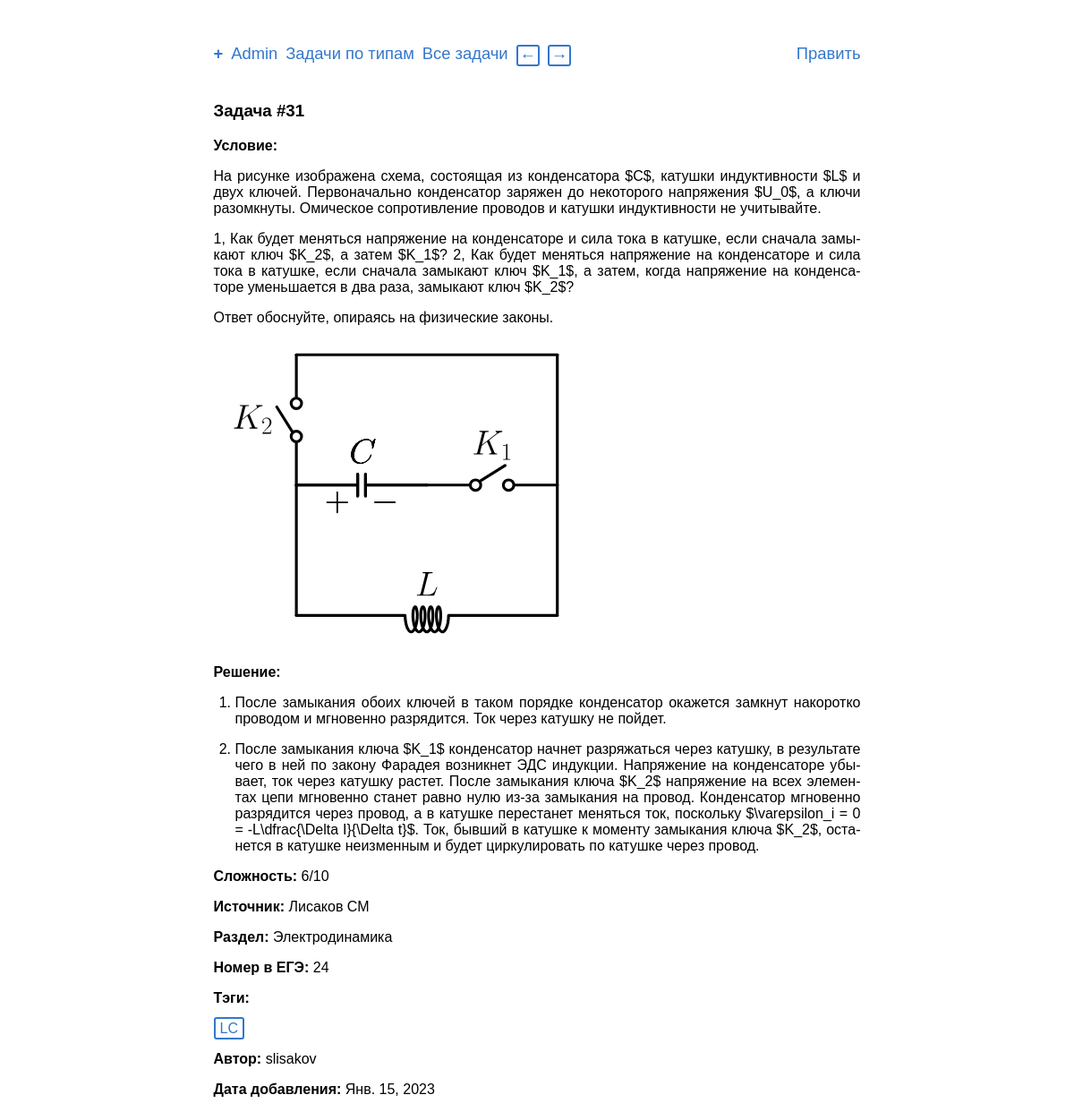
/problems/31/, run on an earlier commit of the app's database.
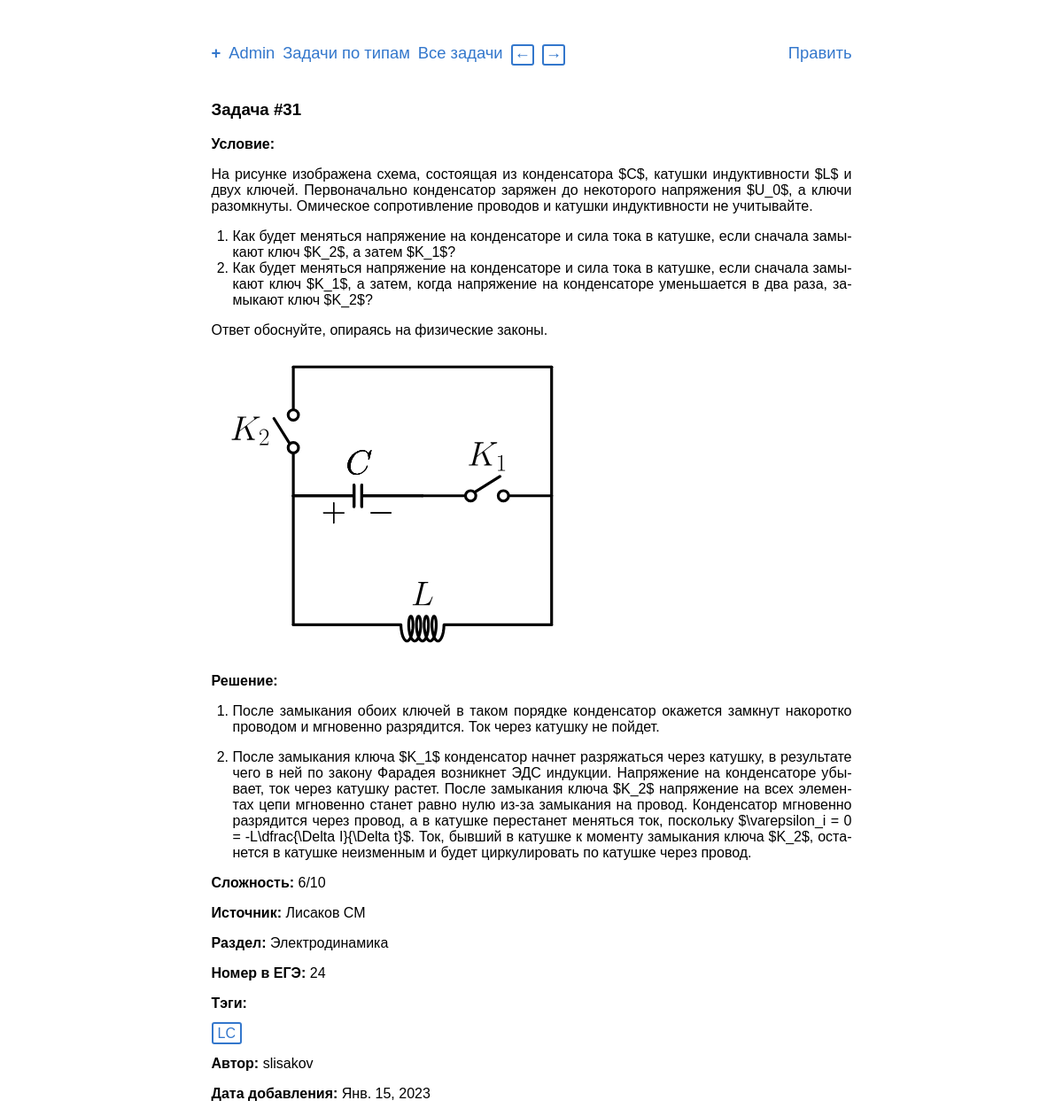
And on a later commit of the database.
### problems/models.py (models this page shows, shortened)
class Problem(models.Model):
    text = models.TextField('условие',
                            max_length=6000,
                            help_text='Максимум 6 тыс. символов '
                            '(если мало - обратитесь к создательнице сайта)')
    solution = models.TextField('решение',
                                max_length=6000,
                                help_text='Максимум 6 тыс. символов',
                                blank=True,
                                null=True)
    answer = models.TextField('ответ',
                              max_length=1000,
                              help_text='Максимум 1 тыс. символов',
                              blank=True,
                              null=True)
    complexity = models.PositiveSmallIntegerField('сложность',
                                                  help_text=('число от 1 до 10'
                                                             ' включительно'),
                                                  blank=True,
                                                  null=True,
                                                  validators=(
                                                      [MinValueValidator(1),
                                                       MaxValueValidator(10)]))
    author = models.ForeignKey(User,
                               on_delete=models.CASCADE,
                               editable=False,
                               verbose_name='автор')
    date = models.DateField('дата добавления',
                            auto_now_add=True)
    tags = models.ManyToManyField(Tag,
                                  verbose_name='тэги',
                                  blank=True)
    source = models.ForeignKey(Source,
                               on_delete=models.CASCADE,
                               verbose_name='источник',
                               blank=True,
                               null=True)
    category = models.ForeignKey(Category,
                                 on_delete=models.CASCADE,
                                 verbose_name='раздел',
                                 blank=True,
                                 null=True)
    subcategory = models.ForeignKey(Subcategory,
                                    on_delete=models.CASCADE,
                                    verbose_name='подраздел',
                                    blank=True,
                                    null=True)
    type_ege = models.ForeignKey(TypeInEGE,
                                 on_delete=models.CASCADE,
                                 verbose_name='Тип задания',
                                 null=True)
    class Meta:
        verbose_name = 'задача'
        verbose_name_plural = 'задачи'
        default_related_name = 'problems'

class Source(models.Model):
    name = models.CharField('название',
                            max_length=500,
                            help_text='Максимум 500 символов')
    class Meta:
        verbose_name = 'источник'
        verbose_name_plural = 'источники'
        default_related_name = 'source'
        ordering = ['name']
    def __str__(self):
        return self.name

class CategoryBaseModel(models.Model):
    name = models.CharField('название',
                            max_length=150,
                            help_text='Максимум 150 символов')
    slug = models.SlugField('слаг',
                            max_length=150,
                            help_text=('Слаг - текстовый идентификатор,'
                                       ' с помощью которого будут'
                                       ' генерироваться ссылки'))
    class Meta:
        abstract = True
    def __str__(self):
        return self.name

class Category(CategoryBaseModel):
    class Meta:
        verbose_name = 'раздел'
        verbose_name_plural = 'разделы'
        default_related_name = 'category'
        ordering = ['name']

class TypeInEGE(models.Model):
    objects = TypeInEGEManager()
    number = models.PositiveSmallIntegerField('номер')
    max_score = models.PositiveSmallIntegerField('максимальное количество'
                                                 ' баллов')
    part_ege = models.ForeignKey(PartOfEGE,
                                 on_delete=models.CASCADE,
                                 verbose_name='часть ЕГЭ',
                                 default=1)
    class Meta:
        verbose_name = 'тип'
        verbose_name_plural = 'типы'
        default_related_name = 'type'
        ordering = ['number']
    def __str__(self):
        return str(self.number)

### problems/views.py (the view)
# urls.py: re_path(r'^(?P<pk>[1-9]\d*)/$', views.ProblemView.as_view(),
class ProblemView(DetailView):
    model = Problem
    template_name = 'problems/problem_detail.html'
    context_object_name = 'problem'
    def get_context_data(self, **kwargs):
        data = super().get_context_data(**kwargs)
        problem_pk = self.kwargs['pk']
        images = Image.objects.filter(problem_id=problem_pk)
        data['text_images'] = images.filter(relation=1)
        data['solution_images'] = images.filter(relation=2)
        data['answer_images'] = images.filter(relation=3)
        data['next_problem'] = (Problem.objects
                                       .all()
                                       .filter(id=int(problem_pk) + 1)
                                       .exists())
        data['previous_problem'] = (Problem.objects
                                           .all()
                                           .filter(id=int(problem_pk) - 1)
                                           .exists())
        return data

### problems/templatetags/markdown_extras.py (called while the page is built)
def replace_by_dic(el, dic):
    for i, j in dic.items():
        el = el.replace(i, j)
    return el

@register.filter()
@stringfilter
def markdown(value):
    return md.markdown(replace_by_dic(value, abbr), extensions=['markdown.extensions.fenced_code'])

### templates/problems/problem_detail.html (shortened to what this page needs)
{% extends "base.html" %}
{% load markdown_extras %}
{% block content %}
  <div class="card">
    <h3 class="card-title">Задача #{{problem.id}}</h3>
    <p><b>Условие: </b></p>{{problem.text|markdown|safe}}
    {% for image in text_images %}
      <img class="mx-auto d-block" src="{{image.path_to_image.url}}" width="{{image.width}}">
    {% endfor %}
    {% if problem.solution%}<p><b>Решение: </b></p>{{problem.solution|markdown|safe}}{% endif %}
    {% if problem.complexity%}<p><b>Сложность: </b>{{problem.complexity}}/10</p>{% endif %}
    {% if problem.source%}<p><b>Источник: </b>{{problem.source}}{% endif %}</p>
    {% if problem.category%}<p><b>Раздел: </b>{{problem.category}}{% endif %}</p>
    <p><b>Номер в ЕГЭ: </b>{{problem.type_ege}}</p>
    {% if problem.tags.all %}<p><b>Тэги:</b></p>
    {% for tag in problem.tags.all %}
      <span class='tag'>{{ tag.name }}</span>
    {% endfor %}{% endif %}
    <p><b>Автор: </b>{{problem.author.username}}</p>
    <p><b>Дата добавления: </b>{{problem.date}}</p>
  </div>
{% endblock %}

What changed in the data, as far as the page shows it:
changed Problem "Лисаков СМ": text "…катушки индуктивности не учитывайте. 1, Как будет меняться напряжение на конденсаторе и сила тока в катушке, если сначала замыкают ключ $K_2$, а затем $K_1$? 2, Как будет меняться напряжение…" → "…катушки индуктивности не учитывайте. Как будет меняться напряжение на конденсаторе и сила тока в катушке, если сначала замыкают ключ $K_2$, а затем $K_1$? Как будет меняться напряжение…"
